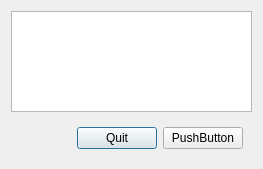
<?xml version="1.0" encoding="UTF-8"?>
<ui version="4.0">
 <class>testSolutionDialog</class>
 <widget class="QDialog" name="testSolutionDialog">
  <property name="geometry">
   <rect>
    <x>0</x>
    <y>0</y>
    <width>263</width>
    <height>169</height>
   </rect>
  </property>
  <property name="windowTitle">
   <string>Test Solution Editor</string>
  </property>
  <layout class="QVBoxLayout" name="verticalLayout">
   <item>
    <widget class="QListWidget" name="listWidget"/>
   </item>
   <item>
    <widget class="QWidget" name="widget" native="true">
     <property name="sizePolicy">
      <sizepolicy hsizetype="Preferred" vsizetype="Fixed">
       <horstretch>0</horstretch>
       <verstretch>0</verstretch>
      </sizepolicy>
     </property>
     <layout class="QHBoxLayout" name="horizontalLayout">
      <item>
       <spacer name="horizontalSpacer">
        <property name="orientation">
         <enum>Qt::Horizontal</enum>
        </property>
        <property name="sizeHint" stdset="0">
         <size>
          <width>125</width>
          <height>20</height>
         </size>
        </property>
       </spacer>
      </item>
      <item>
       <widget class="QPushButton" name="quitPushButton">
        <property name="text">
         <string>Quit</string>
        </property>
       </widget>
      </item>
      <item>
       <widget class="QPushButton" name="modePushButton">
        <property name="text">
         <string>PushButton</string>
        </property>
       </widget>
      </item>
     </layout>
    </widget>
   </item>
  </layout>
 </widget>
 <resources/>
 <connections/>
</ui>
